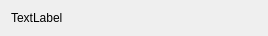
<?xml version="1.0" encoding="UTF-8"?>
<ui version="4.0">
 <class>TrackLineDetails</class>
 <widget class="QWidget" name="TrackLineDetails">
  <property name="geometry">
   <rect>
    <x>0</x>
    <y>0</y>
    <width>268</width>
    <height>32</height>
   </rect>
  </property>
  <property name="windowTitle">
   <string>Form</string>
  </property>
  <layout class="QVBoxLayout" name="verticalLayout">
   <item>
    <widget class="QLabel" name="label">
     <property name="text">
      <string>TextLabel</string>
     </property>
    </widget>
   </item>
  </layout>
 </widget>
 <resources/>
 <connections/>
</ui>
